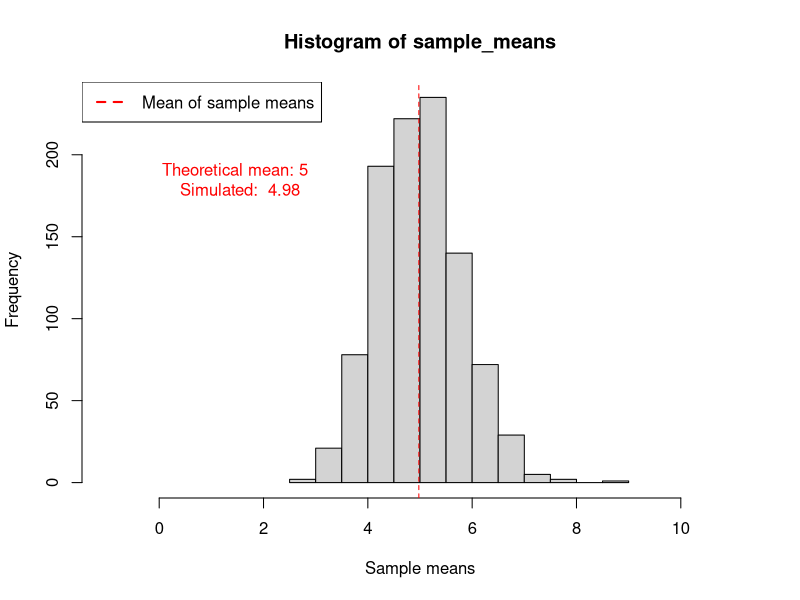
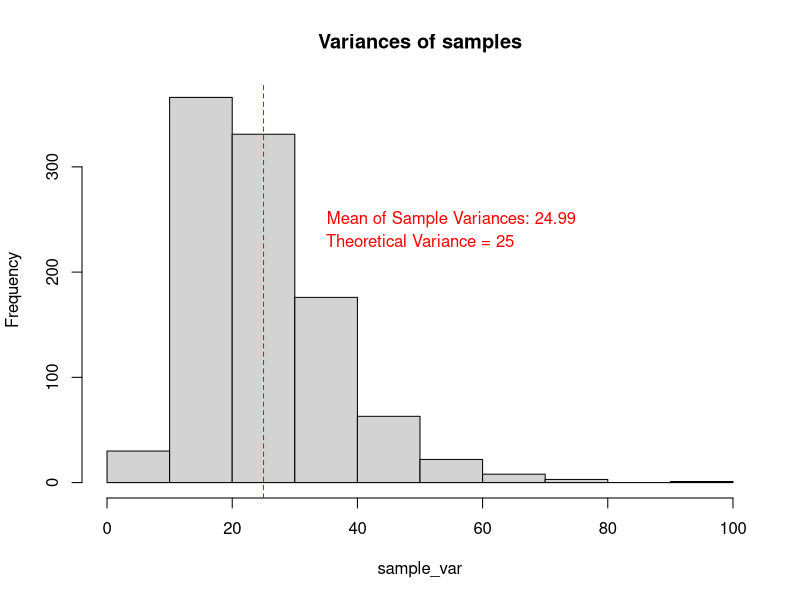

The R source for these figures, in order:
## ---- chunk 1
my_seed = 512 #for random number generators based simulations
set.seed(my_seed) 

# Setup the supplied quantities as variables
lambda <- 0.2
samplesize <- 40 #size of random exponential samples 
nosim = 1000 #number of simulations
sample_means = NULL #variable to store means of samples
sample_var = NULL #variances of samples
## ---- chunk 2
for (i in 1 : nosim) sample_means = c(sample_means, mean(rexp(samplesize, lambda)))
hist(sample_means, xlab = "Sample means",xlim = c(-1,11))
main = "Distribution of sample means"
theo_mean <- mean(sample_means)
abline(v = theo_mean, col = "red", lty = 2)
text(x = 1.5, y = 185, labels = paste("Theoretical mean: 5", "\n", 
                                      "Simulated: ", round(theo_mean,2)), col = "red", lwd = 2)
legend("topleft", legend = "Mean of sample means", lty = 2, col = "red", lwd = 2)
## ---- chunk 3
mean(sample_means)
median(sample_means)
## ---- chunk 4
theo_variance = (1/lambda)^2
theo_variance
## ---- chunk 5
set.seed(my_seed)
for (i in 1 : nosim) sample_var = c(sample_var, var(rexp(samplesize, lambda)))
hist(sample_var, main = "Variances of samples")
abline(v = theo_variance, col = "red", lty = 2)
text(theo_variance + 25, y = 230, labels = paste("Theoretical Variance = 25"), col = "red")
text(theo_variance + 30, y = 250, labels = paste("Mean of Sample Variances:", round(mean(sample_var),2)), col = "red")

